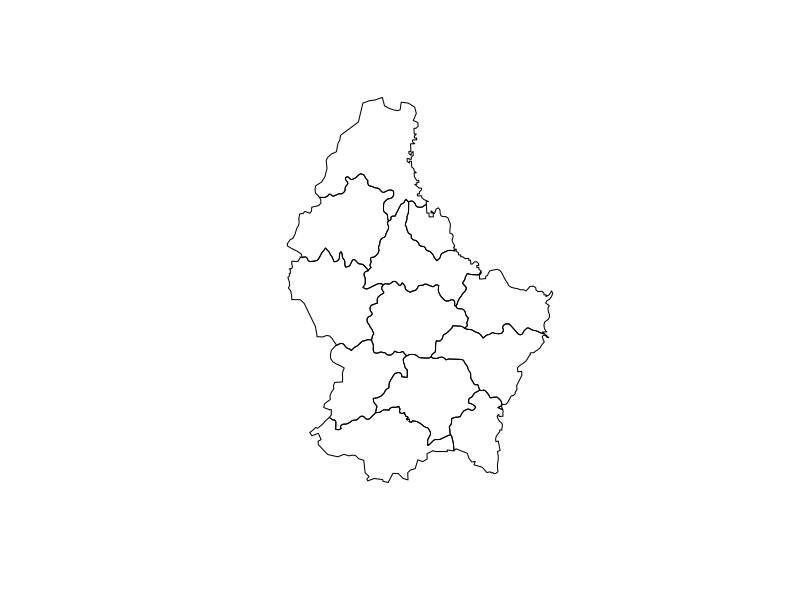
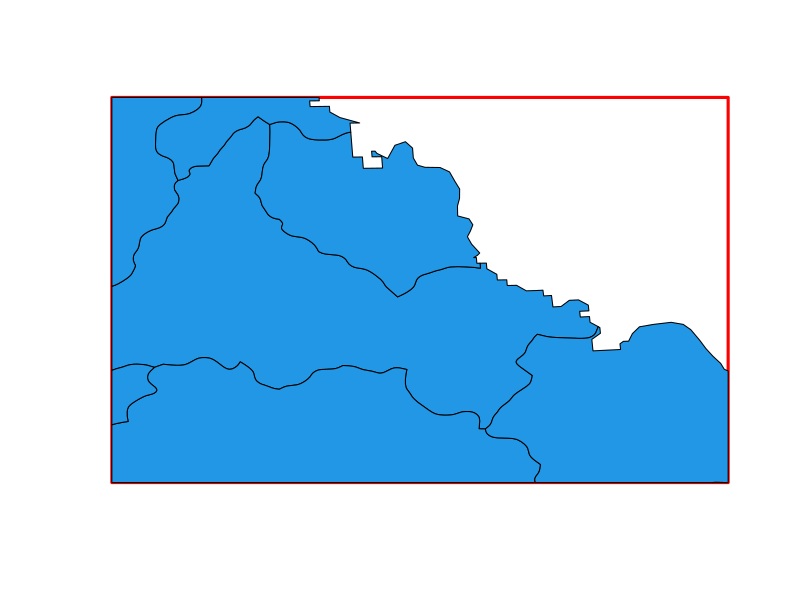
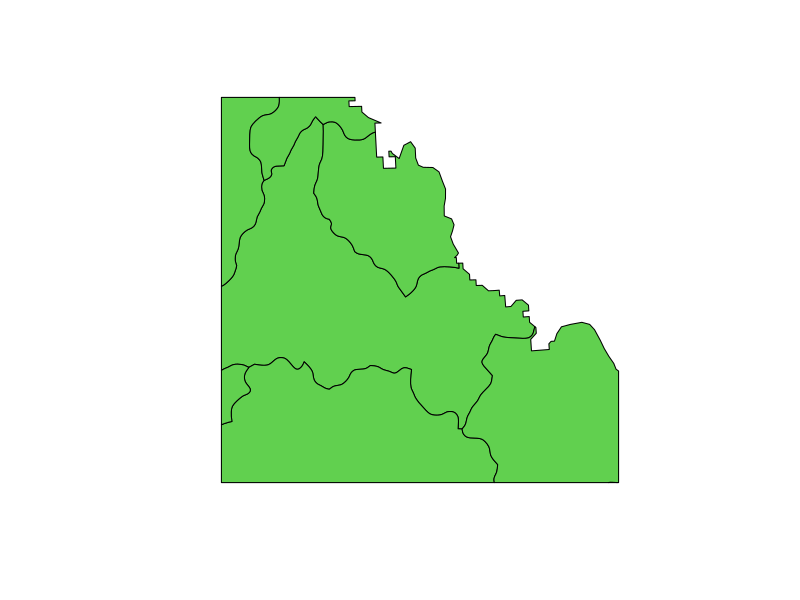

The R script that drew these images, in order:
#############################################################################
### Crop shapefile with another shapefile ::: https://rdrr.io/cran/raster/man/crop.html
library(raster)
# library(rgdal) # if require
# library(rgeos) # if require
### load a shape from raster package
luxembourg <- shapefile(system.file("external/lux.shp", package="raster"))
plot(luxembourg) 
### draw a simple shape
another_shape <- as(extent(6, 6.4, 49.75, 50), 'SpatialPolygons')
plot(another_shape, add=, border="red", lwd=3)
### crop (SpatialPolygon) luxembourg with another_shape
luxembourg_clip <- crop(luxembourg, another_shape) 
plot(luxembourg_clip, add=T, col=4) ### plot on 
plot(luxembourg_clip, add=F, col=3) ### just plot
